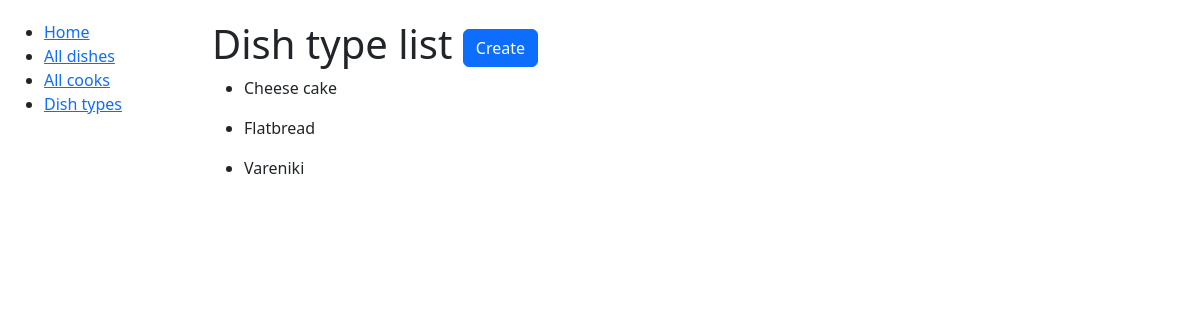
Before: /dish-types/ with the older database file.
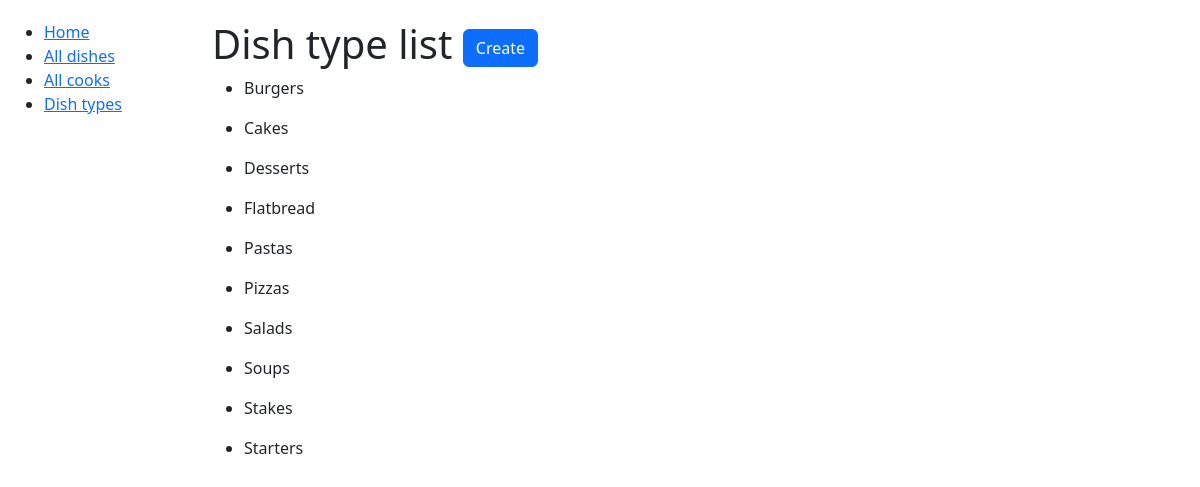
After: the same page with the newer database file.
### kitchen/models.py (models this page shows, shortened)
class DishType(models.Model):
    name = models.CharField(max_length=69, unique=True)
    class Meta:
        ordering = ["name"]

### kitchen/views.py (the view)
# urls.py: path("dish-types/", DishTypeListView.as_view(), name="dish-type-list"),
class DishTypeListView(generic.ListView):
    model = DishType
    context_object_name = "dish_type_list"
    template_name = "kitchen/dish_type_list.html"

### templates/kitchen/dish_type_list.html
{% extends "base.html" %}
{% block content %}
  <h1>
    Dish type list
    <a href="{% url 'kitchen:dish-type-create' %}" class="btn btn-primary link-to-page">
      Create
    </a>
  </h1>
  {% if dish_type_list %}
    {% for dish_type in dish_type_list %}
      <ul>
        <li>
          {{ dish_type.name }}
        </li>
      </ul>
    {% endfor %}
  {% else %}
    <p>There are no dish types yet</p>
  {% endif %}
{% endblock %}

### templates/base.html (shortened to what this page needs)
<!DOCTYPE html>
<html lang="en">
<head>
  <link href="https://cdn.jsdelivr.net/npm/bootstrap@5.3.3/dist/css/bootstrap.min.css"
        rel="stylesheet"
>
  {% load static %}
  <link rel="stylesheet" href="{% static 'css/styles.css' %}">
</head>
<body>
  <div class="container-fluid">
      <div class="row">
          <div class="col-sm-2">
              {% block sidebar %}
                  {% include "includes/sidebar.html" %}
              {% endblock %}
          </div>
          <div class="col-sm-10 ">
              {% block content %}{% endblock %}
          </div>
      </div>
  </div>
</body>
</html>

### templates/includes/sidebar.html
<ul>
  <li>
    <a href="{% url 'kitchen:index' %}">Home</a>
  </li>
  <li>
    <a href="{% url 'kitchen:dish-list' %}">All dishes</a>
  </li>
  <li>
    <a href="{% url 'kitchen:cook-list' %}">All cooks</a>
  </li>
  <li>
    <a href="{% url 'kitchen:dish-type-list' %}">Dish types</a>
  </li>
</ul>

### static/css/styles.css (style rules this page uses)
body { margin-top: 20px; }

Changed rows visible on the page:
removed DishType: name "Cheese cake"
removed DishType: name "Vareniki"
added DishType: name "Burgers"
added DishType: name "Cakes"
added DishType: name "Desserts"
added DishType: name "Pastas"
added DishType: name "Pizzas"
added DishType: name "Salads"
added DishType: name "Soups"
added DishType: name "Stakes"
added DishType: name "Starters"
